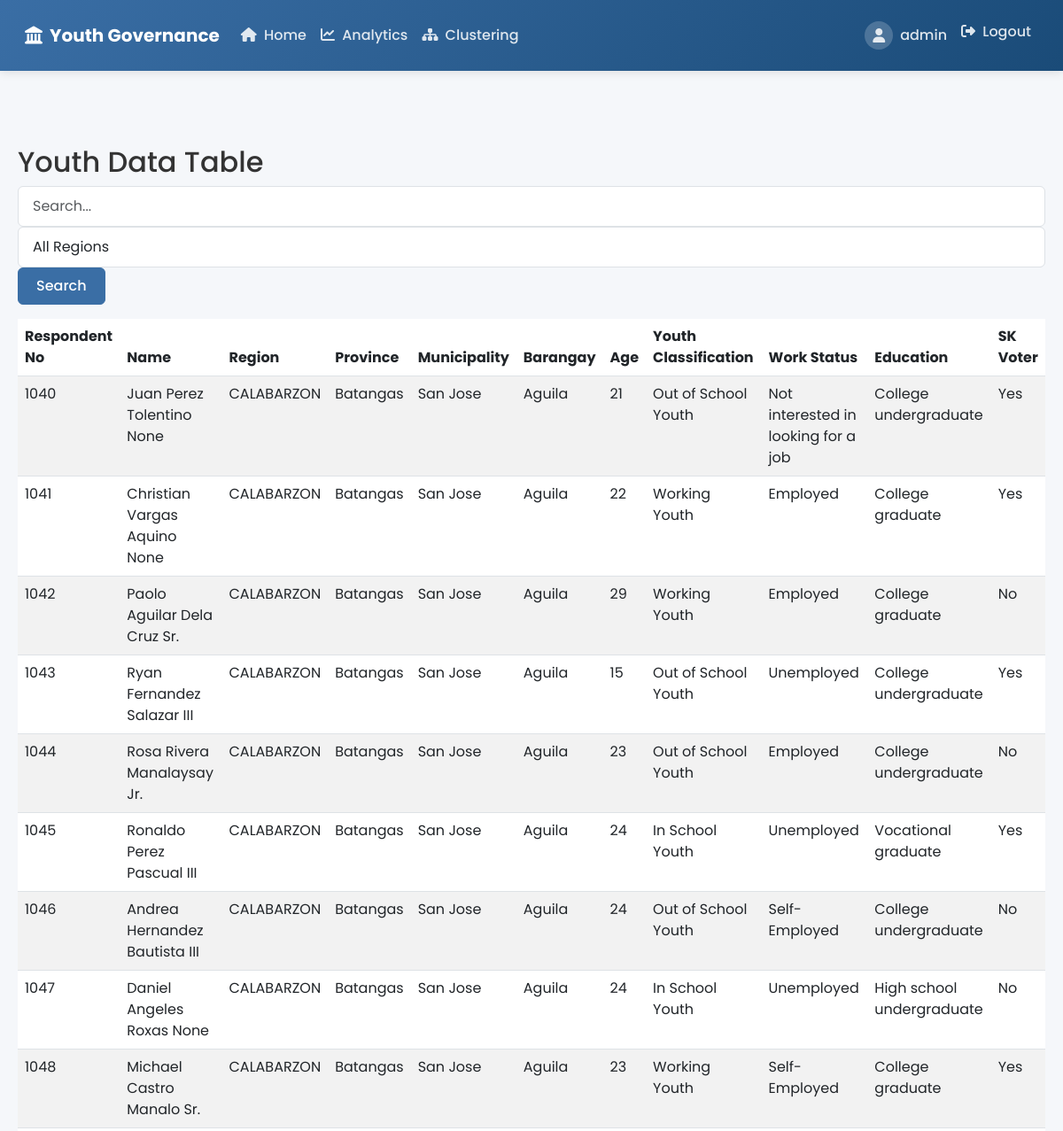
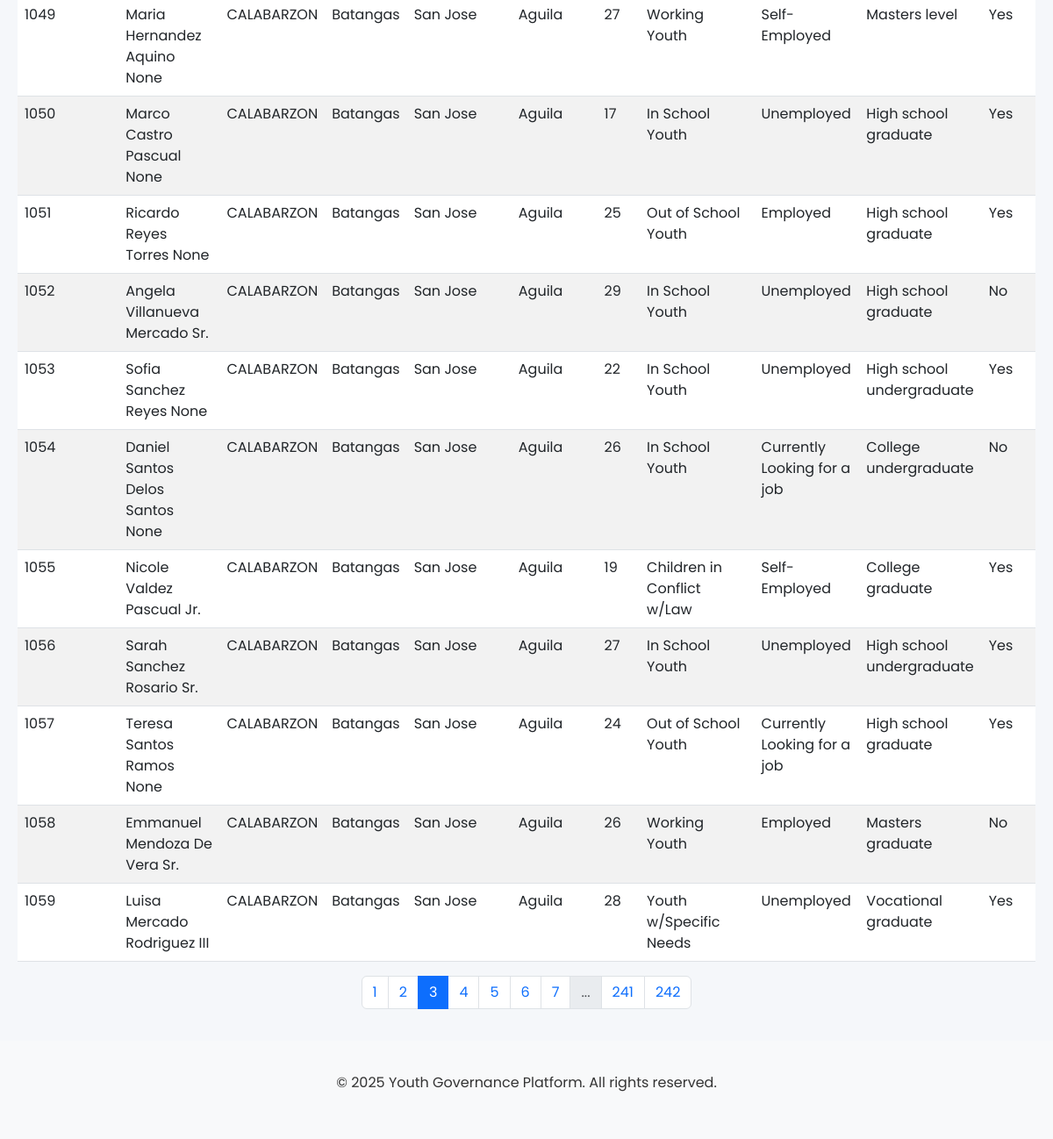
/data-table?page=3&search=&region= (signed in), run on the app's committed database (2 pictures, top to bottom).
### app/models.py (models this page shows, shortened)
class User(db.Model, UserMixin):
    id = db.Column(db.Integer, primary_key=True)
    username = db.Column(db.String(80), unique=True, nullable=False)
    password_hash = db.Column(db.String(128), nullable=False)

class KKProfile(db.Model):
    __tablename__ = 'kk_profile'
    Respondent_No = db.Column(db.String(14), primary_key=True)
    Date = db.Column(db.Date)
    Last_Name = db.Column(db.String(100))
    Middle_Name = db.Column(db.String(100))
    First_Name = db.Column(db.String(100))
    Suffix = db.Column(db.String(50))
    Region = db.Column(db.String(100))
    Province = db.Column(db.String(100))
    Municipality = db.Column(db.String(100))
    Barangay = db.Column(db.String(100))
    Sex_Assigned_by_Birth = db.Column(db.String(10))
    Age = db.Column(db.Integer)
    Birthday = db.Column(db.Date)
    Email_Address = db.Column(db.String(255))
    Contact_No = db.Column(db.String(20))
    demographics = db.relationship('KKDemographics', backref='profile', uselist=False)

### app/routes.py (the view, shortened to what this page needs)
@main.route('/data-table')
@login_required
def data_table():
    page = request.args.get('page', 1, type=int)
    search = request.args.get('search', '')
    selected_region = request.args.get('region', '')
    query = KKProfile.query
    if selected_region:
        query = query.filter(KKProfile.Region == selected_region)
    regions = db.session.query(distinct(KKProfile.Region)).order_by(KKProfile.Region).all()
    regions = [r[0] for r in regions if r[0]]  # Remove None values
    per_page = 20  # Number of items per page
    pagination = query.paginate(page=page, per_page=per_page, error_out=False)
    profiles = pagination.items
    return render_template('data_table.html',
                         profiles=profiles,
                         pagination=pagination,
                         search=search,
                         regions=regions,
                         selected_region=selected_region)

### app/__init__.py (called while the page is built)
def create_app():
    app = Flask(__name__)
    app.config.from_object('config.Config')
    db.init_app(app)
    migrate.init_app(app, db)
    login_manager.init_app(app)
    from app.routes import main
    app.register_blueprint(main)
    from app.models import User
    @login_manager.user_loader
    def load_user(user_id):
        return User.query.get(int(user_id))
    return app

### app/templates/data_table.html (shortened to what this page needs)
{% extends "base.html" %}
{% block content %}
<div class="container mt-4">
    <h2>Youth Data Table</h2>
    <div class="row mb-3">
        <div class="col">
            <form method="GET" class="form-inline">
                <input type="text" name="search" class="form-control mr-2" placeholder="Search..." value="{{ search }}">
                <select name="region" class="form-control mr-2">
                    <option value="">All Regions</option>
                </select>
                <button type="submit" class="btn btn-primary">Search</button>
            </form>
        </div>
    </div>
    <div class="table-responsive">
        <table class="table table-striped table-hover">
            <thead>
                <tr>
                    <th>Respondent No</th>
                    <th>Name</th>
                    <th>Region</th>
                    <th>Province</th>
                    <th>Municipality</th>
                    <th>Barangay</th>
                    <th>Age</th>
                    <th>Youth Classification</th>
                    <th>Work Status</th>
                    <th>Education</th>
                    <th>SK Voter</th>
                </tr>
            </thead>
            <tbody>
                {% for profile in profiles %}
                <tr>
                    <td>{{ profile.Respondent_No }}</td>
                    <td>{{ profile.First_Name }} {{ profile.Middle_Name }} {{ profile.Last_Name }} {{ profile.Suffix }}</td>
                    <td>{{ profile.Region }}</td>
                    <td>{{ profile.Province }}</td>
                    <td>{{ profile.Municipality }}</td>
                    <td>{{ profile.Barangay }}</td>
                    <td>{{ profile.Age }}</td>
                    <td>{{ profile.demographics.Youth_Classification if profile.demographics else '' }}</td>
                    <td>{{ profile.demographics.Work_Status if profile.demographics else '' }}</td>
                    <td>{{ profile.demographics.Educational_Background if profile.demographics else '' }}</td>
                    <td>{{ profile.demographics.Registered_SK_Voter if profile.demographics else '' }}</td>
                </tr>
                {% endfor %}
            </tbody>
        </table>
    </div>
    {% if pagination %}
    <nav aria-label="Page navigation">
        <ul class="pagination justify-content-center">
            {% for page in pagination.iter_pages() %}
                {% if page %}
                    <li class="page-item {% if page == pagination.page %}active{% endif %}">
                        <a class="page-link" href="{{ url_for('main.data_table', page=page, search=search, region=selected_region) }}">{{ page }}</a>
                    </li>
                {% else %}
                    <li class="page-item disabled"><span class="page-link">...</span></li>
                {% endif %}
            {% endfor %}
        </ul>
    </nav>
    {% endif %}
</div>
{% endblock %}

### app/templates/base.html (shortened to what this page needs)
<!DOCTYPE html>
<html lang="en">
<head>
    <link href="https://cdn.jsdelivr.net/npm/bootstrap@5.3.0/dist/css/bootstrap.min.css" rel="stylesheet">
    <link rel="stylesheet" href="https://cdnjs.cloudflare.com/ajax/libs/font-awesome/6.4.0/css/all.min.css">
</head>
<body class="d-flex flex-column min-vh-100">
    <nav class="navbar navbar-expand-lg navbar-dark">
        <div class="container-fluid">
            <a class="navbar-brand" href="{{ url_for('main.index') }}">
                <i class="fas fa-landmark"></i>
                Youth Governance
            </a>
            <div class="collapse navbar-collapse" id="navbarNav">
                <ul class="navbar-nav">
                    {% if current_user.is_authenticated %}
                    <li class="nav-item">
                        <a class="nav-link {% if request.endpoint == 'main.index' %}active{% endif %}" href="{{ url_for('main.index') }}">
                            <i class="fas fa-home me-1"></i> Home
                        </a>
                    </li>
                    <li class="nav-item">
                        <a class="nav-link {% if request.endpoint == 'main.dashboard' %}active{% endif %}" href="{{ url_for('main.dashboard') }}">
                            <i class="fas fa-chart-line me-1"></i> Analytics
                        </a>
                    </li>
                    <li class="nav-item">
                        <a class="nav-link {% if request.endpoint == 'main.clustering_model' %}active{% endif %}" href="{{ url_for('main.clustering_model') }}">
                            <i class="fas fa-sitemap me-1"></i> Clustering
                        </a>
                    </li>
                    {% endif %}
                </ul>
                <ul class="navbar-nav ms-auto">
                    {% if current_user.is_authenticated %}
                    <li class="nav-item">
                        <div class="nav-link user-welcome">
                            <div class="avatar">
                                <i class="fas fa-user"></i>
                            </div>
                            <span>{{ current_user.username }}</span>
                        </div>
                    </li>
                    <li class="nav-item">
                        <a class="nav-link" href="#" data-bs-toggle="modal" data-bs-target="#logoutModal">
                            <i class="fas fa-sign-out-alt me-1"></i> Logout
                        </a>
                    </li>
                    {% endif %}
                </ul>
            </div>
        </div>
    </nav>
    <div class="container">
    </div>
    <main class="flex-fill">
        {% block content %}{% endblock %}
    </main>
    <footer class="bg-light text-center py-3 mt-auto">
        <div class="container">
            <p>© 2025 Youth Governance Platform. All rights reserved.</p>
        </div>
    </footer>
</body>
</html>

### app/templates/base.html (style rules this page uses)
:root { --primary-color: #3a6ea5; --secondary-color: #6c757d; --accent-color: #ff9f1c; --success-color: #2ecc71; --danger-color: #e74c3c; --light-bg: #f8f9fa; --dark-bg: #343a40; }
body { font-family: 'Poppins', sans-serif; background-color: #f5f7fa; color: #333; }
.navbar { background: linear-gradient(135deg, var(--primary-color), #1a4b78); padding: 1rem; box-shadow: 0 2px 10px rgba(0, 0, 0, 0.1); }
.navbar-brand { font-weight: 700; color: white; display: flex; align-items: center; }
.navbar-brand i { margin-right: 0.5rem; font-size: 1.25rem; }
.nav-link { color: rgba(255, 255, 255, 0.85) !important; font-weight: 500; transition: all 0.3s ease; padding: 0.5rem 1rem; border-radius: 4px; }
.container { max-width: 1200px; padding: 20px; }
.btn { border-radius: 6px; padding: 0.5rem 1.25rem; font-weight: 500; transition: all 0.3s ease; }
.btn-primary { background-color: var(--primary-color); border-color: var(--primary-color); }
.user-welcome { display: flex; align-items: center; }
.user-welcome .avatar { width: 32px; height: 32px; background-color: rgba(255, 255, 255, 0.2); border-radius: 50%; display: flex; align-items: center; justify-content: center; margin-right: 0.5rem; }
.form-control { border-radius: 6px; padding: 0.625rem 1rem; border: 1px solid #dee2e6; }

### data on the page
User: username "admin"
KKProfile: Respondent_No "1040", First_Name "Juan", Middle_Name "Perez", Last_Name "Tolentino", Suffix "None", Region "CALABARZON", Province "Batangas", Municipality "San Jose", Barangay "Aguila", Age "21", demographics "Out of School Youth", demographics "Not interested in looking for a job", demographics "College undergraduate", demographics "Yes"
KKProfile: Respondent_No "1041", First_Name "Christian", Middle_Name "Vargas", Last_Name "Aquino", Suffix "None", Region "CALABARZON", Province "Batangas", Municipality "San Jose", Barangay "Aguila", Age "22", demographics "Working Youth", demographics "Employed", demographics "College graduate", demographics "Yes"
KKProfile: Respondent_No "1042", First_Name "Paolo", Middle_Name "Aguilar", Last_Name "Dela Cruz", Suffix "Sr.", Region "CALABARZON", Province "Batangas", Municipality "San Jose", Barangay "Aguila", Age "29", demographics "Working Youth", demographics "Employed", demographics "College graduate", demographics "No"
KKProfile: Respondent_No "1043", First_Name "Ryan", Middle_Name "Fernandez", Last_Name "Salazar", Suffix "III", Region "CALABARZON", Province "Batangas", Municipality "San Jose", Barangay "Aguila", Age "15", demographics "Out of School Youth", demographics "Unemployed", demographics "College undergraduate", demographics "Yes"
KKProfile: Respondent_No "1044", First_Name "Rosa", Middle_Name "Rivera", Last_Name "Manalaysay", Suffix "Jr.", Region "CALABARZON", Province "Batangas", Municipality "San Jose", Barangay "Aguila", Age "23", demographics "Out of School Youth", demographics "Employed", demographics "College undergraduate", demographics "No"
KKProfile: Respondent_No "1045", First_Name "Ronaldo", Middle_Name "Perez", Last_Name "Pascual", Suffix "III", Region "CALABARZON", Province "Batangas", Municipality "San Jose", Barangay "Aguila", Age "24", demographics "In School Youth", demographics "Unemployed", demographics "Vocational graduate", demographics "Yes"
KKProfile: Respondent_No "1046", First_Name "Andrea", Middle_Name "Hernandez", Last_Name "Bautista", Suffix "III", Region "CALABARZON", Province "Batangas", Municipality "San Jose", Barangay "Aguila", Age "24", demographics "Out of School Youth", demographics "Self-Employed", demographics "College undergraduate", demographics "No"
KKProfile: Respondent_No "1047", First_Name "Daniel", Middle_Name "Angeles", Last_Name "Roxas", Suffix "None", Region "CALABARZON", Province "Batangas", Municipality "San Jose", Barangay "Aguila", Age "24", demographics "In School Youth", demographics "Unemployed", demographics "High school undergraduate", demographics "No"
KKProfile: Respondent_No "1048", First_Name "Michael", Middle_Name "Castro", Last_Name "Manalo", Suffix "Sr.", Region "CALABARZON", Province "Batangas", Municipality "San Jose", Barangay "Aguila", Age "23", demographics "Working Youth", demographics "Self-Employed", demographics "College graduate", demographics "Yes"
KKProfile: Respondent_No "1049", First_Name "Maria", Middle_Name "Hernandez", Last_Name "Aquino", Suffix "None", Region "CALABARZON", Province "Batangas", Municipality "San Jose", Barangay "Aguila", Age "27", demographics "Working Youth", demographics "Self-Employed", demographics "Masters level", demographics "Yes"
KKProfile: Respondent_No "1050", First_Name "Marco", Middle_Name "Castro", Last_Name "Pascual", Suffix "None", Region "CALABARZON", Province "Batangas", Municipality "San Jose", Barangay "Aguila", Age "17", demographics "In School Youth", demographics "Unemployed", demographics "High school graduate", demographics "Yes"
KKProfile: Respondent_No "1051", First_Name "Ricardo", Middle_Name "Reyes", Last_Name "Torres", Suffix "None", Region "CALABARZON", Province "Batangas", Municipality "San Jose", Barangay "Aguila", Age "25", demographics "Out of School Youth", demographics "Employed", demographics "High school graduate", demographics "Yes"
KKProfile: Respondent_No "1052", First_Name "Angela", Middle_Name "Villanueva", Last_Name "Mercado", Suffix "Sr.", Region "CALABARZON", Province "Batangas", Municipality "San Jose", Barangay "Aguila", Age "29", demographics "In School Youth", demographics "Unemployed", demographics "High school graduate", demographics "No"
KKProfile: Respondent_No "1053", First_Name "Sofia", Middle_Name "Sanchez", Last_Name "Reyes", Suffix "None", Region "CALABARZON", Province "Batangas", Municipality "San Jose", Barangay "Aguila", Age "22", demographics "In School Youth", demographics "Unemployed", demographics "High school undergraduate", demographics "Yes"
KKProfile: Respondent_No "1054", First_Name "Daniel", Middle_Name "Santos", Last_Name "Delos Santos", Suffix "None", Region "CALABARZON", Province "Batangas", Municipality "San Jose", Barangay "Aguila", Age "26", demographics "In School Youth", demographics "Currently Looking for a job", demographics "College undergraduate", demographics "No"
KKProfile: Respondent_No "1055", First_Name "Nicole", Middle_Name "Valdez", Last_Name "Pascual", Suffix "Jr.", Region "CALABARZON", Province "Batangas", Municipality "San Jose", Barangay "Aguila", Age "19", demographics "Children in Conflict w/Law", demographics "Self-Employed", demographics "College graduate", demographics "Yes"
KKProfile: Respondent_No "1056", First_Name "Sarah", Middle_Name "Sanchez", Last_Name "Rosario", Suffix "Sr.", Region "CALABARZON", Province "Batangas", Municipality "San Jose", Barangay "Aguila", Age "27", demographics "In School Youth", demographics "Unemployed", demographics "High school undergraduate", demographics "Yes"
KKProfile: Respondent_No "1057", First_Name "Teresa", Middle_Name "Santos", Last_Name "Ramos", Suffix "None", Region "CALABARZON", Province "Batangas", Municipality "San Jose", Barangay "Aguila", Age "24", demographics "Out of School Youth", demographics "Currently Looking for a job", demographics "High school graduate", demographics "Yes"
KKProfile: Respondent_No "1058", First_Name "Emmanuel", Middle_Name "Mendoza", Last_Name "De Vera", Suffix "Sr.", Region "CALABARZON", Province "Batangas", Municipality "San Jose", Barangay "Aguila", Age "26", demographics "Working Youth", demographics "Employed", demographics "Masters graduate", demographics "No"
KKProfile: Respondent_No "1059", First_Name "Luisa", Middle_Name "Mercado", Last_Name "Rodriguez", Suffix "III", Region "CALABARZON", Province "Batangas", Municipality "San Jose", Barangay "Aguila", Age "28", demographics "Youth w/Specific Needs", demographics "Unemployed", demographics "Vocational graduate", demographics "Yes"

### other printed values
{{ page }} "1" "2" "3" "4" "5" "6" "7" "241" "242"
